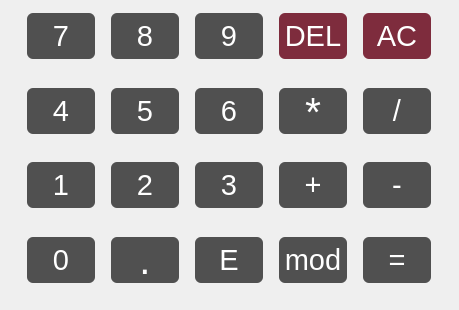
   <widget class="QWidget" name="fieldBottom" native="true">
    <property name="geometry">
     <rect>
      <x>0</x>
      <y>610</y>
      <width>459</width>
      <height>310</height>
     </rect>
    </property>
    <property name="sizePolicy">
     <sizepolicy hsizetype="Ignored" vsizetype="Ignored">
      <horstretch>0</horstretch>
      <verstretch>0</verstretch>
     </sizepolicy>
    </property>
    <property name="minimumSize">
     <size>
      <width>459</width>
      <height>310</height>
     </size>
    </property>
    <property name="maximumSize">
     <size>
      <width>459</width>
      <height>310</height>
     </size>
    </property>
    <widget class="QPushButton" name="numEight">
     <property name="geometry">
      <rect>
       <x>111</x>
       <y>13</y>
       <width>68</width>
       <height>46</height>
      </rect>
     </property>
     <property name="sizePolicy">
      <sizepolicy hsizetype="Fixed" vsizetype="Fixed">
       <horstretch>0</horstretch>
       <verstretch>0</verstretch>
      </sizepolicy>
     </property>
     <property name="minimumSize">
      <size>
       <width>68</width>
       <height>46</height>
      </size>
     </property>
     <property name="maximumSize">
      <size>
       <width>68</width>
       <height>46</height>
      </size>
     </property>
     <property name="font">
      <font>
       <pointsize>22</pointsize>
      </font>
     </property>
     <property name="cursor">
      <cursorShape>ArrowCursor</cursorShape>
     </property>
     <property name="styleSheet">
      <string notr="true">QPushButton {
	border-radius: 6px;
	color: white;
	background-color: rgb(80,80,80); 
}
QPushButton:pressed {
	background-color: rgb(100,100,100); 
}
QPushButton:hover {
	border: 1px solid rgb(100,100,100); 
}</string>
     </property>
     <property name="text">
      <string>8</string>
     </property>
    </widget>
    <widget class="QPushButton" name="numDiv">
     <property name="geometry">
      <rect>
       <x>363</x>
       <y>88</y>
       <width>68</width>
       <height>46</height>
      </rect>
     </property>
     <property name="sizePolicy">
      <sizepolicy hsizetype="Fixed" vsizetype="Fixed">
       <horstretch>0</horstretch>
       <verstretch>0</verstretch>
      </sizepolicy>
     </property>
     <property name="minimumSize">
      <size>
       <width>68</width>
       <height>46</height>
      </size>
     </property>
     <property name="maximumSize">
      <size>
       <width>68</width>
       <height>46</height>
      </size>
     </property>
     <property name="font">
      <font>
       <pointsize>22</pointsize>
      </font>
     </property>
     <property name="cursor">
      <cursorShape>ArrowCursor</cursorShape>
     </property>
     <property name="styleSheet">
      <string notr="true">QPushButton {
	border-radius: 6px;
	color: white;
	background-color: rgb(80,80,80); 
}
QPushButton:pressed {
	background-color: rgb(100,100,100); 
}
QPushButton:hover {
	border: 1px solid rgb(100,100,100); 
}</string>
     </property>
     <property name="text">
      <string>/</string>
     </property>
    </widget>
    <widget class="QPushButton" name="numNine">
     <property name="geometry">
      <rect>
       <x>195</x>
       <y>13</y>
       <width>68</width>
       <height>46</height>
      </rect>
     </property>
     <property name="sizePolicy">
      <sizepolicy hsizetype="Fixed" vsizetype="Fixed">
       <horstretch>0</horstretch>
       <verstretch>0</verstretch>
      </sizepolicy>
     </property>
     <property name="minimumSize">
      <size>
       <width>68</width>
       <height>46</height>
      </size>
     </property>
     <property name="maximumSize">
      <size>
       <width>68</width>
       <height>46</height>
      </size>
     </property>
     <property name="font">
      <font>
       <pointsize>22</pointsize>
      </font>
     </property>
     <property name="cursor">
      <cursorShape>ArrowCursor</cursorShape>
     </property>
     <property name="styleSheet">
      <string notr="true">QPushButton {
	border-radius: 6px;
	color: white;
	background-color: rgb(80,80,80); 
}
QPushButton:pressed {
	background-color: rgb(100,100,100); 
}
QPushButton:hover {
	border: 1px solid rgb(100,100,100); 
}</string>
     </property>
     <property name="text">
      <string>9</string>
     </property>
    </widget>
    <widget class="QPushButton" name="numFive">
     <property name="geometry">
      <rect>
       <x>111</x>
       <y>88</y>
       <width>68</width>
       <height>46</height>
      </rect>
     </property>
     <property name="sizePolicy">
      <sizepolicy hsizetype="Fixed" vsizetype="Fixed">
       <horstretch>0</horstretch>
       <verstretch>0</verstretch>
      </sizepolicy>
     </property>
     <property name="minimumSize">
      <size>
       <width>68</width>
       <height>46</height>
      </size>
     </property>
     <property name="maximumSize">
      <size>
       <width>68</width>
       <height>46</height>
      </size>
     </property>
     <property name="font">
      <font>
       <pointsize>22</pointsize>
      </font>
     </property>
     <property name="cursor">
      <cursorShape>ArrowCursor</cursorShape>
     </property>
     <property name="styleSheet">
      <string notr="true">QPushButton {
	border-radius: 6px;
	color: white;
	background-color: rgb(80,80,80); 
}
QPushButton:pressed {
	background-color: rgb(100,100,100); 
}
QPushButton:hover {
	border: 1px solid rgb(100,100,100); 
}</string>
     </property>
     <property name="text">
      <string>5</string>
     </property>
    </widget>
    <widget class="QPushButton" name="numDot">
     <property name="geometry">
      <rect>
       <x>111</x>
       <y>237</y>
       <width>68</width>
       <height>46</height>
      </rect>
     </property>
     <property name="sizePolicy">
      <sizepolicy hsizetype="Fixed" vsizetype="Fixed">
       <horstretch>0</horstretch>
       <verstretch>0</verstretch>
      </sizepolicy>
     </property>
     <property name="minimumSize">
      <size>
       <width>68</width>
       <height>46</height>
      </size>
     </property>
     <property name="maximumSize">
      <size>
       <width>68</width>
       <height>46</height>
      </size>
     </property>
     <property name="font">
      <font>
       <pointsize>30</pointsize>
      </font>
     </property>
     <property name="cursor">
      <cursorShape>ArrowCursor</cursorShape>
     </property>
     <property name="styleSheet">
      <string notr="true">QPushButton {
	border-radius: 6px;
	color: white;
	background-color: rgb(80,80,80); 
}
QPushButton:pressed {
	background-color: rgb(100,100,100); 
}
QPushButton:hover {
	border: 1px solid rgb(100,100,100); 
}</string>
     </property>
     <property name="text">
      <string>.</string>
     </property>
    </widget>
    <widget class="QPushButton" name="numOne">
     <property name="geometry">
      <rect>
       <x>27</x>
       <y>162</y>
       <width>68</width>
       <height>46</height>
      </rect>
     </property>
     <property name="sizePolicy">
      <sizepolicy hsizetype="Fixed" vsizetype="Fixed">
       <horstretch>0</horstretch>
       <verstretch>0</verstretch>
      </sizepolicy>
     </property>
     <property name="minimumSize">
      <size>
       <width>68</width>
       <height>46</height>
      </size>
     </property>
     <property name="maximumSize">
      <size>
       <width>68</width>
       <height>46</height>
      </size>
     </property>
     <property name="font">
      <font>
       <pointsize>22</pointsize>
      </font>
     </property>
     <property name="cursor">
      <cursorShape>ArrowCursor</cursorShape>
     </property>
     <property name="styleSheet">
      <string notr="true">QPushButton {
	border-radius: 6px;
	color: white;
	background-color: rgb(80,80,80); 
}
QPushButton:pressed {
	background-color: rgb(100,100,100); 
}
QPushButton:hover {
	border: 1px solid rgb(100,100,100); 
}</string>
     </property>
     <property name="text">
      <string>1</string>
     </property>
     <property name="autoDefault">
      <bool>false</bool>
     </property>
    </widget>
    <widget class="QPushButton" name="numSeven">
     <property name="geometry">
      <rect>
       <x>27</x>
       <y>13</y>
       <width>68</width>
       <height>46</height>
      </rect>
     </property>
     <property name="sizePolicy">
      <sizepolicy hsizetype="Fixed" vsizetype="Fixed">
       <horstretch>0</horstretch>
       <verstretch>0</verstretch>
      </sizepolicy>
     </property>
     <property name="minimumSize">
      <size>
       <width>68</width>
       <height>46</height>
      </size>
     </property>
     <property name="maximumSize">
      <size>
       <width>68</width>
       <height>46</height>
      </size>
     </property>
     <property name="font">
      <font>
       <pointsize>22</pointsize>
      </font>
     </property>
     <property name="cursor">
      <cursorShape>ArrowCursor</cursorShape>
     </property>
     <property name="styleSheet">
      <string notr="true">QPushButton {
	border-radius: 6px;
	color: white;
	background-color: rgb(80,80,80); 
}
QPushButton:pressed {
	background-color: rgb(100,100,100); 
}
QPushButton:hover {
	border: 1px solid rgb(100,100,100); 
}</string>
     </property>
     <property name="text">
      <string>7</string>
     </property>
    </widget>
    <widget class="QPushButton" name="numMinus">
     <property name="geometry">
      <rect>
       <x>363</x>
       <y>162</y>
       <width>68</width>
       <height>46</height>
      </rect>
     </property>
     <property name="sizePolicy">
      <sizepolicy hsizetype="Fixed" vsizetype="Fixed">
       <horstretch>0</horstretch>
       <verstretch>0</verstretch>
      </sizepolicy>
     </property>
     <property name="minimumSize">
      <size>
       <width>68</width>
       <height>46</height>
      </size>
     </property>
     <property name="maximumSize">
      <size>
       <width>68</width>
       <height>46</height>
      </size>
     </property>
     <property name="font">
      <font>
       <pointsize>22</pointsize>
      </font>
     </property>
     <property name="cursor">
      <cursorShape>ArrowCursor</cursorShape>
     </property>
     <property name="styleSheet">
      <string notr="true">QPushButton {
	border-radius: 6px;
	color: white;
	background-color: rgb(80,80,80); 
}
QPushButton:pressed {
	background-color: rgb(100,100,100); 
}
QPushButton:hover {
	border: 1px solid rgb(100,100,100); 
}</string>
     </property>
     <property name="text">
      <string>-</string>
     </property>
    </widget>
    <widget class="QPushButton" name="numSix">
     <property name="geometry">
      <rect>
       <x>195</x>
       <y>88</y>
       <width>68</width>
       <height>46</height>
      </rect>
     </property>
     <property name="sizePolicy">
      <sizepolicy hsizetype="Fixed" vsizetype="Fixed">
       <horstretch>0</horstretch>
       <verstretch>0</verstretch>
      </sizepolicy>
     </property>
     <property name="minimumSize">
      <size>
       <width>68</width>
       <height>46</height>
      </size>
     </property>
     <property name="maximumSize">
      <size>
       <width>68</width>
       <height>46</height>
      </size>
     </property>
     <property name="font">
      <font>
       <pointsize>22</pointsize>
      </font>
     </property>
     <property name="cursor">
      <cursorShape>ArrowCursor</cursorShape>
     </property>
     <property name="styleSheet">
      <string notr="true">QPushButton {
	border-radius: 6px;
	color: white;
	background-color: rgb(80,80,80); 
}
QPushButton:pressed {
	background-color: rgb(100,100,100); 
}
QPushButton:hover {
	border: 1px solid rgb(100,100,100); 
}</string>
     </property>
     <property name="text">
      <string>6</string>
     </property>
    </widget>
    <widget class="QPushButton" name="numAC">
     <property name="geometry">
      <rect>
       <x>363</x>
       <y>13</y>
       <width>68</width>
       <height>46</height>
      </rect>
     </property>
     <property name="sizePolicy">
      <sizepolicy hsizetype="Fixed" vsizetype="Fixed">
       <horstretch>0</horstretch>
       <verstretch>0</verstretch>
      </sizepolicy>
     </property>
     <property name="minimumSize">
      <size>
       <width>68</width>
       <height>46</height>
      </size>
     </property>
     <property name="maximumSize">
      <size>
       <width>68</width>
       <height>46</height>
      </size>
     </property>
     <property name="font">
      <font>
       <pointsize>22</pointsize>
      </font>
     </property>
     <property name="cursor">
      <cursorShape>ArrowCursor</cursorShape>
     </property>
     <property name="styleSheet">
      <string notr="true">QPushButton {
	border-radius: 6px;
	color: white;
	background-color: rgb(126, 44, 61); 
}
QPushButton:pressed {
	background-color: rgb(146, 64, 81); 
}
QPushButton:hover {
	border: 1px solid rgb(146, 64, 81); 
}</string>
     </property>
     <property name="text">
      <string>AC</string>
     </property>
    </widget>
    <widget class="QPushButton" name="numMod">
     <property name="geometry">
      <rect>
       <x>279</x>
       <y>237</y>
       <width>68</width>
       <height>46</height>
      </rect>
     </property>
     <property name="sizePolicy">
      <sizepolicy hsizetype="Fixed" vsizetype="Fixed">
       <horstretch>0</horstretch>
       <verstretch>0</verstretch>
      </sizepolicy>
     </property>
     <property name="minimumSize">
      <size>
       <width>68</width>
       <height>46</height>
      </size>
     </property>
     <property name="maximumSize">
      <size>
       <width>68</width>
       <height>46</height>
      </size>
     </property>
     <property name="font">
      <font>
       <pointsize>22</pointsize>
      </font>
     </property>
     <property name="cursor">
      <cursorShape>ArrowCursor</cursorShape>
     </property>
     <property name="styleSheet">
      <string notr="true">QPushButton {
	border-radius: 6px;
	color: white;
	background-color: rgb(80,80,80); 
}
QPushButton:pressed {
	background-color: rgb(100,100,100); 
}
QPushButton:hover {
	border: 1px solid rgb(100,100,100); 
}</string>
     </property>
     <property name="text">
      <string>mod</string>
     </property>
    </widget>
    <widget class="QPushButton" name="numFour">
     <property name="geometry">
      <rect>
       <x>27</x>
       <y>88</y>
       <width>68</width>
       <height>46</height>
      </rect>
     </property>
     <property name="sizePolicy">
      <sizepolicy hsizetype="Fixed" vsizetype="Fixed">
       <horstretch>0</horstretch>
       <verstretch>0</verstretch>
      </sizepolicy>
     </property>
     <property name="minimumSize">
      <size>
       <width>68</width>
       <height>46</height>
      </size>
     </property>
     <property name="maximumSize">
      <size>
       <width>68</width>
       <height>46</height>
      </size>
     </property>
     <property name="font">
      <font>
       <pointsize>22</pointsize>
      </font>
     </property>
     <property name="cursor">
      <cursorShape>ArrowCursor</cursorShape>
     </property>
     <property name="styleSheet">
      <string notr="true">QPushButton {
	border-radius: 6px;
	color: white;
	background-color: rgb(80,80,80); 
}
QPushButton:pressed {
	background-color: rgb(100,100,100); 
}
QPushButton:hover {
	border: 1px solid rgb(100,100,100); 
}</string>
     </property>
     <property name="text">
      <string>4</string>
     </property>
    </widget>
    <widget class="QPushButton" name="numZero">
     <property name="geometry">
      <rect>
       <x>27</x>
       <y>237</y>
       <width>68</width>
       <height>46</height>
      </rect>
     </property>
     <property name="sizePolicy">
      <sizepolicy hsizetype="Fixed" vsizetype="Fixed">
       <horstretch>0</horstretch>
       <verstretch>0</verstretch>
      </sizepolicy>
     </property>
     <property name="minimumSize">
      <size>
       <width>68</width>
       <height>46</height>
      </size>
     </property>
     <property name="maximumSize">
      <size>
       <width>68</width>
       <height>46</height>
      </size>
     </property>
     <property name="font">
      <font>
       <pointsize>22</pointsize>
      </font>
     </property>
     <property name="cursor">
      <cursorShape>ArrowCursor</cursorShape>
     </property>
     <property name="styleSheet">
      <string notr="true">QPushButton {
	border-radius: 6px;
	color: white;
	background-color: rgb(80,80,80); 
}
QPushButton:pressed {
	background-color: rgb(100,100,100); 
}
QPushButton:hover {
	border: 1px solid rgb(100,100,100); 
}</string>
     </property>
     <property name="text">
      <string>0</string>
     </property>
    </widget>
    <widget class="QPushButton" name="numMul">
     <property name="geometry">
      <rect>
       <x>279</x>
       <y>88</y>
       <width>68</width>
       <height>46</height>
      </rect>
     </property>
     <property name="sizePolicy">
      <sizepolicy hsizetype="Fixed" vsizetype="Fixed">
       <horstretch>0</horstretch>
       <verstretch>0</verstretch>
      </sizepolicy>
     </property>
     <property name="minimumSize">
      <size>
       <width>68</width>
       <height>46</height>
      </size>
     </property>
     <property name="maximumSize">
      <size>
       <width>68</width>
       <height>46</height>
      </size>
     </property>
     <property name="font">
      <font>
       <pointsize>31</pointsize>
      </font>
     </property>
     <property name="cursor">
      <cursorShape>ArrowCursor</cursorShape>
     </property>
     <property name="styleSheet">
      <string notr="true">QPushButton {
	border-radius: 6px;
	color: white;
	background-color: rgb(80,80,80); 
}
QPushButton:pressed {
	background-color: rgb(100,100,100); 
}
QPushButton:hover {
	border: 1px solid rgb(100,100,100); 
}</string>
     </property>
     <property name="text">
      <string>*</string>
     </property>
    </widget>
    <widget class="QPushButton" name="numThree">
     <property name="geometry">
      <rect>
       <x>195</x>
       <y>162</y>
       <width>68</width>
       <height>46</height>
      </rect>
     </property>
     <property name="sizePolicy">
      <sizepolicy hsizetype="Fixed" vsizetype="Fixed">
       <horstretch>0</horstretch>
       <verstretch>0</verstretch>
      </sizepolicy>
     </property>
     <property name="minimumSize">
      <size>
       <width>68</width>
       <height>46</height>
      </size>
     </property>
     <property name="maximumSize">
      <size>
       <width>68</width>
       <height>46</height>
      </size>
     </property>
     <property name="font">
      <font>
       <pointsize>22</pointsize>
      </font>
     </property>
     <property name="cursor">
      <cursorShape>ArrowCursor</cursorShape>
     </property>
     <property name="styleSheet">
      <string notr="true">QPushButton {
	border-radius: 6px;
	color: white;
	background-color: rgb(80,80,80); 
}
QPushButton:pressed {
	background-color: rgb(100,100,100); 
}
QPushButton:hover {
	border: 1px solid rgb(100,100,100); 
}</string>
     </property>
     <property name="text">
      <string>3</string>
     </property>
    </widget>
    <widget class="QPushButton" name="numPlus">
     <property name="geometry">
      <rect>
       <x>279</x>
       <y>162</y>
       <width>68</width>
       <height>46</height>
      </rect>
     </property>
     <property name="sizePolicy">
      <sizepolicy hsizetype="Fixed" vsizetype="Fixed">
       <horstretch>0</horstretch>
       <verstretch>0</verstretch>
      </sizepolicy>
     </property>
     <property name="minimumSize">
      <size>
       <width>68</width>
       <height>46</height>
      </size>
     </property>
     <property name="maximumSize">
      <size>
       <width>68</width>
       <height>46</height>
      </size>
     </property>
     <property name="font">
      <font>
       <pointsize>22</pointsize>
      </font>
     </property>
     <property name="cursor">
      <cursorShape>ArrowCursor</cursorShape>
     </property>
     <property name="styleSheet">
      <string notr="true">QPushButton {
	border-radius: 6px;
	color: white;
	background-color: rgb(80,80,80); 
}
QPushButton:pressed {
	background-color: rgb(100,100,100); 
}
QPushButton:hover {
	border: 1px solid rgb(100,100,100); 
}</string>
     </property>
     <property name="text">
      <string>+</string>
     </property>
    </widget>
    <widget class="QPushButton" name="numEqual">
     <property name="geometry">
      <rect>
       <x>363</x>
       <y>237</y>
       <width>68</width>
       <height>46</height>
      </rect>
     </property>
     <property name="sizePolicy">
      <sizepolicy hsizetype="Fixed" vsizetype="Fixed">
       <horstretch>0</horstretch>
       <verstretch>0</verstretch>
      </sizepolicy>
     </property>
     <property name="minimumSize">
      <size>
       <width>68</width>
       <height>46</height>
      </size>
     </property>
     <property name="maximumSize">
      <size>
       <width>68</width>
       <height>46</height>
      </size>
     </property>
     <property name="font">
      <font>
       <pointsize>22</pointsize>
      </font>
     </property>
     <property name="cursor">
      <cursorShape>ArrowCursor</cursorShape>
     </property>
     <property name="styleSheet">
      <string notr="true">QPushButton {
	border-radius: 6px;
	color: white;
	background-color: rgb(80,80,80); 
}
QPushButton:pressed {
	background-color: rgb(100,100,100); 
}
QPushButton:hover {
	border: 1px solid rgb(100,100,100); 
}</string>
     </property>
     <property name="text">
      <string>=</string>
     </property>
    </widget>
    <widget class="QPushButton" name="numDel">
     <property name="geometry">
      <rect>
       <x>279</x>
       <y>13</y>
       <width>68</width>
       <height>46</height>
      </rect>
     </property>
     <property name="sizePolicy">
      <sizepolicy hsizetype="Fixed" vsizetype="Fixed">
       <horstretch>0</horstretch>
       <verstretch>0</verstretch>
      </sizepolicy>
     </property>
     <property name="minimumSize">
      <size>
       <width>68</width>
       <height>46</height>
      </size>
     </property>
     <property name="maximumSize">
      <size>
       <width>68</width>
       <height>46</height>
      </size>
     </property>
     <property name="palette">
      <palette>
       <active>
        <colorrole role="WindowText">
         <brush brushstyle="SolidPattern">
          <color alpha="255">
           <red>255</red>
           <green>255</green>
           <blue>255</blue>
          </color>
         </brush>
        </colorrole>
        <colorrole role="Button">
         <brush brushstyle="SolidPattern">
          <color alpha="255">
           <red>126</red>
           <green>44</green>
           <blue>61</blue>
          </color>
         </brush>
        </colorrole>
        <colorrole role="Text">
         <brush brushstyle="SolidPattern">
          <color alpha="255">
           <red>255</red>
           <green>255</green>
           <blue>255</blue>
          </color>
         </brush>
        </colorrole>
        <colorrole role="ButtonText">
         <brush brushstyle="SolidPattern">
          <color alpha="255">
           <red>255</red>
           <green>255</green>
           <blue>255</blue>
          </color>
         </brush>
        </colorrole>
        <colorrole role="Base">
         <brush brushstyle="SolidPattern">
          <color alpha="255">
           <red>126</red>
           <green>44</green>
           <blue>61</blue>
          </color>
         </brush>
        </colorrole>
        <colorrole role="Window">
         <brush brushstyle="SolidPattern">
          <color alpha="255">
           <red>126</red>
           <green>44</green>
           <blue>61</blue>
          </color>
         </brush>
        </colorrole>
        <colorrole role="PlaceholderText">
         <brush brushstyle="SolidPattern">
          <color alpha="255">
           <red>255</red>
           <green>255</green>
           <blue>255</blue>
          </color>
         </brush>
        </colorrole>
       </active>
       <inactive>
        <colorrole role="WindowText">
         <brush brushstyle="SolidPattern">
          <color alpha="255">
           <red>255</red>
           <green>255</green>
           <blue>255</blue>
          </color>
         </brush>
        </colorrole>
        <colorrole role="Button">
         <brush brushstyle="SolidPattern">
          <color alpha="255">
           <red>126</red>
           <green>44</green>
           <blue>61</blue>
          </color>
         </brush>
        </colorrole>
        <colorrole role="Text">
         <brush brushstyle="SolidPattern">
          <color alpha="255">
           <red>255</red>
           <green>255</green>
           <blue>255</blue>
          </color>
         </brush>
        </colorrole>
        <colorrole role="ButtonText">
         <brush brushstyle="SolidPattern">
          <color alpha="255">
           <red>255</red>
           <green>255</green>
           <blue>255</blue>
          </color>
         </brush>
        </colorrole>
        <colorrole role="Base">
         <brush brushstyle="SolidPattern">
          <color alpha="255">
           <red>126</red>
           <green>44</green>
           <blue>61</blue>
          </color>
         </brush>
        </colorrole>
        <colorrole role="Window">
         <brush brushstyle="SolidPattern">
          <color alpha="255">
           <red>126</red>
           <green>44</green>
           <blue>61</blue>
          </color>
         </brush>
        </colorrole>
        <colorrole role="PlaceholderText">
         <brush brushstyle="SolidPattern">
          <color alpha="255">
           <red>255</red>
           <green>255</green>
           <blue>255</blue>
          </color>
         </brush>
        </colorrole>
       </inactive>
       <disabled>
        <colorrole role="WindowText">
         <brush brushstyle="SolidPattern">
          <color alpha="255">
           <red>255</red>
           <green>255</green>
           <blue>255</blue>
          </color>
         </brush>
        </colorrole>
        <colorrole role="Button">
         <brush brushstyle="SolidPattern">
          <color alpha="255">
           <red>126</red>
           <green>44</green>
           <blue>61</blue>
          </color>
         </brush>
        </colorrole>
        <colorrole role="Text">
         <brush brushstyle="SolidPattern">
          <color alpha="255">
           <red>255</red>
           <green>255</green>
           <blue>255</blue>
          </color>
         </brush>
        </colorrole>
        <colorrole role="ButtonText">
         <brush brushstyle="SolidPattern">
          <color alpha="255">
           <red>255</red>
           <green>255</green>
           <blue>255</blue>
          </color>
         </brush>
        </colorrole>
        <colorrole role="Base">
         <brush brushstyle="SolidPattern">
          <color alpha="255">
           <red>126</red>
           <green>44</green>
           <blue>61</blue>
          </color>
         </brush>
        </colorrole>
        <colorrole role="Window">
         <brush brushstyle="SolidPattern">
          <color alpha="255">
           <red>126</red>
           <green>44</green>
           <blue>61</blue>
          </color>
         </brush>
        </colorrole>
        <colorrole role="PlaceholderText">
         <brush brushstyle="SolidPattern">
          <color alpha="255">
           <red>255</red>
           <green>255</green>
           <blue>255</blue>
          </color>
         </brush>
        </colorrole>
       </disabled>
      </palette>
     </property>
     <property name="font">
      <font>
       <pointsize>22</pointsize>
      </font>
     </property>
     <property name="cursor">
      <cursorShape>ArrowCursor</cursorShape>
     </property>
     <property name="autoFillBackground">
      <bool>false</bool>
     </property>
     <property name="styleSheet">
      <string notr="true">QPushButton {
	border-radius: 6px;
	color: white;
	background-color: rgb(126, 44, 61); 
}
QPushButton:pressed {
	background-color: rgb(146, 64, 81); 
}
QPushButton:hover {
	border: 1px solid rgb(146, 64, 81); 
}</string>
     </property>
     <property name="text">
      <string>DEL</string>
     </property>
    </widget>
    <widget class="QPushButton" name="numTwo">
     <property name="geometry">
      <rect>
       <x>111</x>
       <y>162</y>
       <width>68</width>
       <height>46</height>
      </rect>
     </property>
     <property name="sizePolicy">
      <sizepolicy hsizetype="Fixed" vsizetype="Fixed">
       <horstretch>0</horstretch>
       <verstretch>0</verstretch>
      </sizepolicy>
     </property>
     <property name="minimumSize">
      <size>
       <width>68</width>
       <height>46</height>
      </size>
     </property>
     <property name="maximumSize">
      <size>
       <width>68</width>
       <height>46</height>
      </size>
     </property>
     <property name="font">
      <font>
       <pointsize>22</pointsize>
      </font>
     </property>
     <property name="cursor">
      <cursorShape>ArrowCursor</cursorShape>
     </property>
     <property name="styleSheet">
      <string notr="true">QPushButton {
	border-radius: 6px;
	color: white;
	background-color: rgb(80,80,80); 
}
QPushButton:pressed {
	background-color: rgb(100,100,100); 
}
QPushButton:hover {
	border: 1px solid rgb(100,100,100); 
}</string>
     </property>
     <property name="text">
      <string>2</string>
     </property>
    </widget>
    <widget class="QPushButton" name="numE">
     <property name="geometry">
      <rect>
       <x>195</x>
       <y>237</y>
       <width>68</width>
       <height>46</height>
      </rect>
     </property>
     <property name="sizePolicy">
      <sizepolicy hsizetype="Fixed" vsizetype="Fixed">
       <horstretch>0</horstretch>
       <verstretch>0</verstretch>
      </sizepolicy>
     </property>
     <property name="minimumSize">
      <size>
       <width>68</width>
       <height>46</height>
      </size>
     </property>
     <property name="maximumSize">
      <size>
       <width>68</width>
       <height>46</height>
      </size>
     </property>
     <property name="font">
      <font>
       <pointsize>22</pointsize>
      </font>
     </property>
     <property name="cursor">
      <cursorShape>ArrowCursor</cursorShape>
     </property>
     <property name="styleSheet">
      <string notr="true">QPushButton {
	border-radius: 6px;
	color: white;
	background-color: rgb(80,80,80); 
}
QPushButton:pressed {
	background-color: rgb(100,100,100); 
}
QPushButton:hover {
	border: 1px solid rgb(100,100,100); 
}</string>
     </property>
     <property name="text">
      <string>E</string>
     </property>
    </widget>
   </widget>
